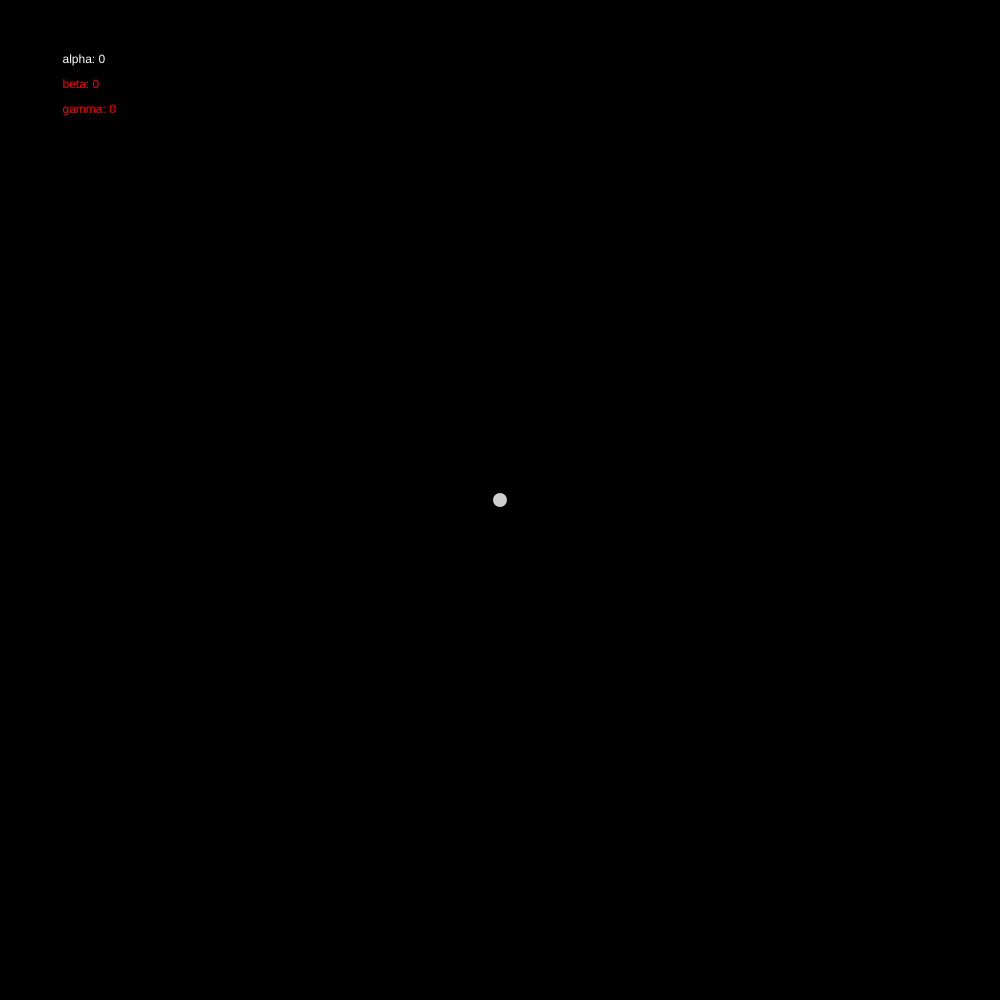
Frame 1 (no input)
Frame 60 (no input): identical to frame 1, image omitted
Frame 120 (the mouse pressed at the canvas centre since frame 60): identical to frame 1, image omitted

The p5.js sketch that drew this single still picture (run headless with seeded random() and noise() and a simulated clock; from frame 60 on, the mouse is pressed at the canvas centre):

// p5.js sketch
// ── sketch.js
/* Employs the 'chaos game' algorithm on a polygon
 * with pre-chosen number of sides.
 */

// Display parameters
var sizeCtrl = (window.innerHeight > window.innerWidth)?window.innerWidth:window.innerHeight;
var cnv = {w : sizeCtrl,  h : sizeCtrl};

var alpha, beta, gamma; // global vars to store accelerometer data: z, y, x

var particles = [];

function setup() {
  var cnvs = createCanvas(cnv.w,cnv.h);
  cnvs.position(0,0);

  alpha = 0;
  beta = 0;
  gamma = 0;

  particles.push(new Particle(createVector(cnv.w/2,cnv.h/2)));
}

function draw() {
  let textpos = cnv.w/16;
  background(0);
  fill(255);
  text("alpha: " + alpha, textpos, textpos);
  fill(255, 0, 0);
  text("beta: " + beta, textpos, textpos + 25);
  text("gamma: " + gamma, textpos, textpos + 50);
  for (particle of particles) {
    particle.paint();
    particle.move();
  }
}
// accelerometer data
window.addEventListener('deviceorientation', function(e) 
{
  alpha = e.alpha/180.0;
  beta = e.beta/180.0;
  gamma = e.gamma/180.0;
  console.log(alpha,beta,gamma);
});

function Particle(pos) {
  this.pos = pos;
  this.vel = createVector(0,0);
  this.r = 15;
}

Particle.prototype.move = function() {
  this.vel.add(gamma, beta);
  this.pos.add(this.vel);
}

Particle.prototype.paint = function() {
  fill(230,230);
  ellipse(this.pos.x,this.pos.y,this.r);
}

// ── accelero-part.html
<!DOCTYPE html>
<html lang="en">
  <head>
    <meta charset="utf-8">
    <meta name="viewport" content="width=device-width, initial-scale=1.0">
    <title>Accelero-Part</title>
    <!-- <link rel="stylesheet" href="allstyles.css"> -->
    <script src="libs/p5.min.js"></script>
    <script src="sketch.js"></script>
  </head>
  
  <body>
  </body>
</html>
